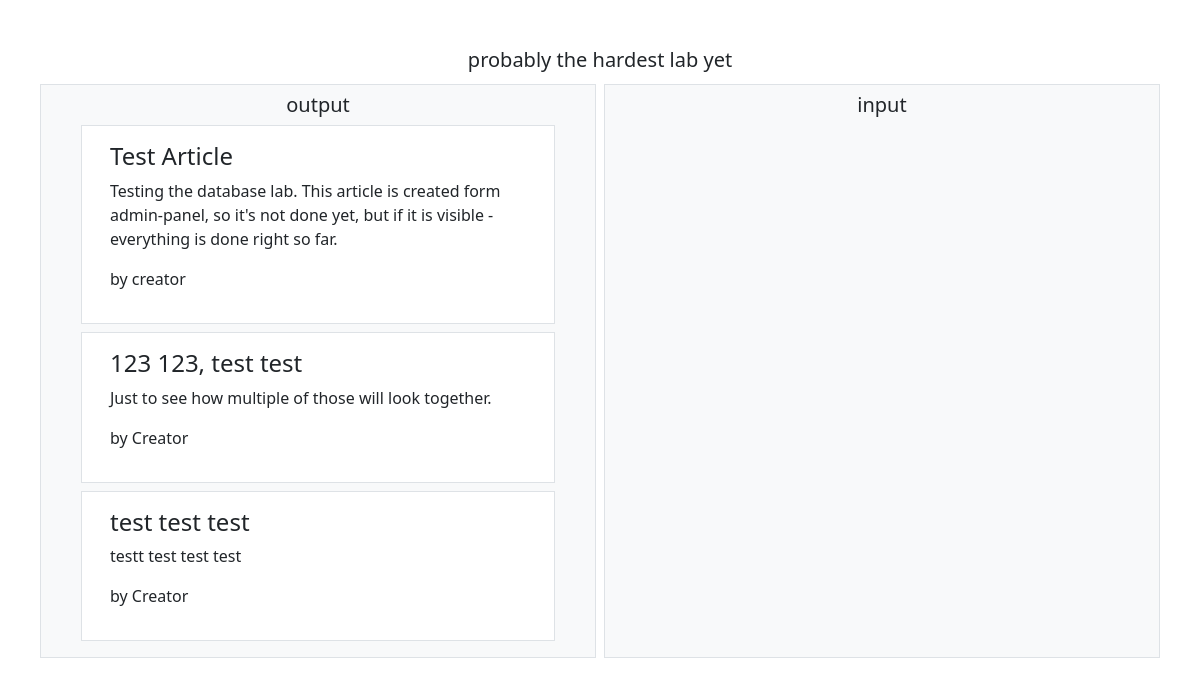
The page / on the database its author committed.
### dbmanager/models.py (models this page shows, shortened)
class Article(models.Model):
    author_name = models.CharField('author name', max_length=100, default="None")
    title = models.CharField('record title', max_length=200)
    text = models.TextField('record text')

### dbmanager/views.py (the view)
# urls.py: path('', views.index, name='index'),
def index(req):
    context = {
        'articles': Article.objects.order_by('id'), # taking all the Article objects from database ordering it by id field
        'title': 'mapage'
    }
    return render(req, 'dbmanager/index.html', context=context)

### templates/dbmanager/index.html
{% extends 'layout.html' %}
{% block content %}
<div class="container-fluid p-5">
    <div class="row">
        <h5 class="text-center"> probably the hardest lab yet</h5>
    </div>
    <div class="row">
        <div class="col m-1 p-2 bg-light border">
            <h5 class="text-center">output</h5>
            <div class="container">
                {% for article in articles %}
                <div class="row border p-3 bg-white m-2">
                    <h4>{{article.title}}</h4>
                    <p>{{article.text}}</p>
                    <p>by {{article.author_name}}</p>
                </div>
                {% endfor %}
            </div>
        </div>
        <div class="col m-1 p-2 bg-light border">
            <h5 class="text-center">input</h5>
        </div>
    </div>
</div>
{% endblock %}

### templates/layout.html (shortened to what this page needs)
<!DOCTYPE html>
<html lang="en">
<head>
    <link rel="stylesheet" href="https://cdn.jsdelivr.net/npm/bootstrap@5.1.3/dist/css/bootstrap.min.css">
</head>
<body>
{% block content %}{% endblock %}
</body>
</html>

### rows shown on the page
Article: title "Test Article", text "Testing the database lab. This article is created form admin-panel, so it's not done yet, but if it is visible - everything is done right so far.", author_name "creator"
Article: title "123 123, test test", text "Just to see how multiple of those will look together.", author_name "Creator"
Article: title "test test test", text "testt test test test", author_name "Creator"
